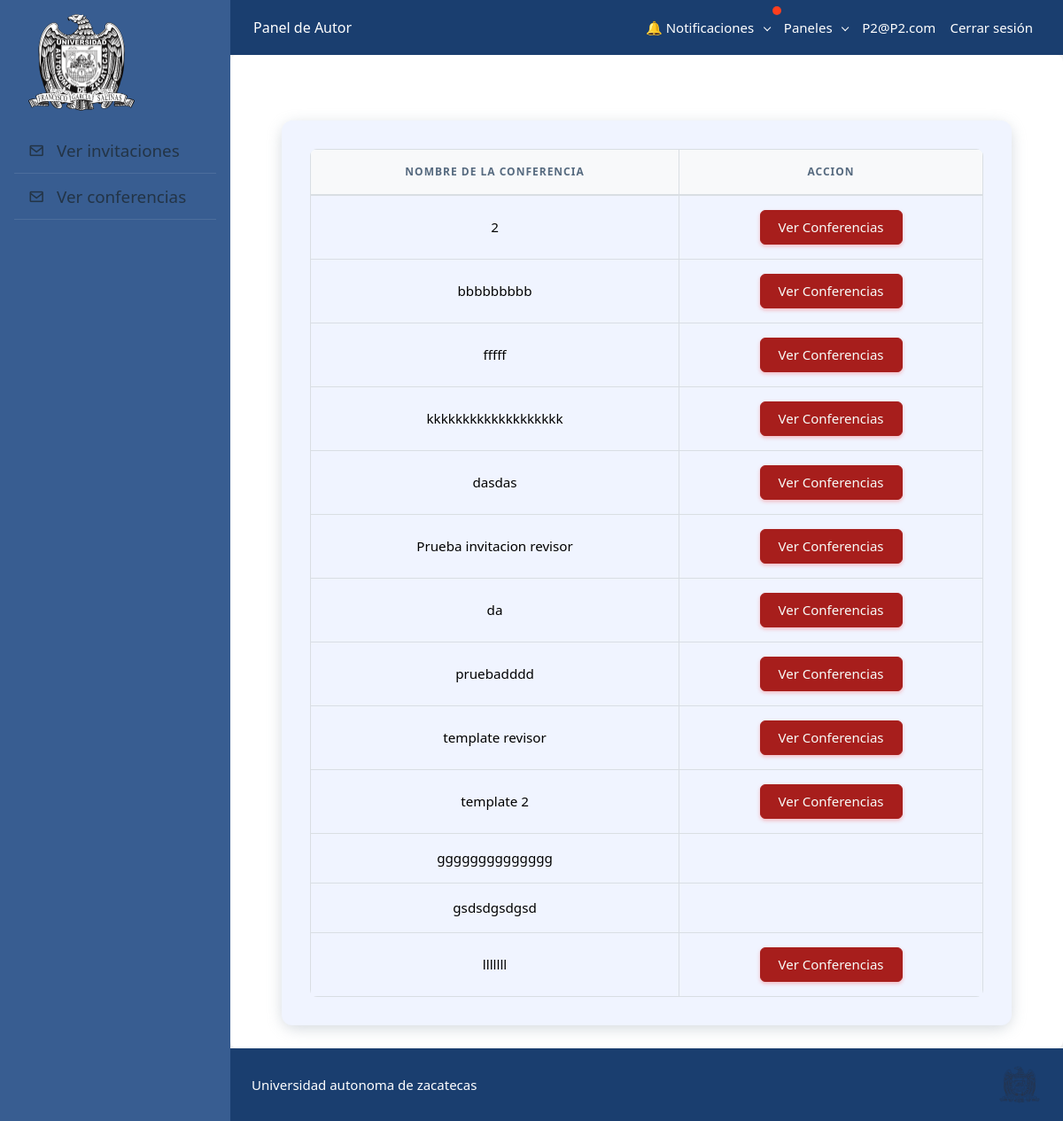
The page /usuarios/invitaciones/ (signed in) on the database its author committed.
### usuarios/models.py (models this page shows, shortened)
class CustomUser(AbstractUser):
    area_conocimiento = models.CharField(max_length=50, choices=AREAS_CONOCIMIENTO)
    nombre = models.CharField(max_length=100)
    apellidos = models.CharField(max_length=100)
    email = models.EmailField(unique=True)
    username = models.EmailField(unique=True)  # Usamos el correo como username

### conferencia/models.py (models this page shows, shortened)
class InvitacionRevisor(models.Model):
    ESTADOS = [
        ('pendiente', 'Pendiente'),
        ('aceptado', 'Aceptado'),
        ('rechazado', 'Rechazado'),
    ]
    conferencia = models.ForeignKey(
        Conferencia,
        on_delete=models.CASCADE,
        related_name='invitaciones_revisor'  # <--- ESTA LÍNEA ES NUEVA
    )
    autor = models.ForeignKey(settings.AUTH_USER_MODEL, on_delete=models.CASCADE)
    estado = models.CharField(max_length=10, choices=ESTADOS, default='pendiente')
    fecha_envio = models.DateTimeField(auto_now_add=True)

class Conferencia(models.Model):
    nombre = models.CharField(max_length=255)
    meses = models.IntegerField(default=0)
    dias = models.IntegerField(default=0)
    horas = models.IntegerField(default=0)
    minutos = models.IntegerField(default=0)
    organizador = models.ForeignKey(
        settings.AUTH_USER_MODEL,
        on_delete=models.SET_NULL,
        null=True,
        blank=True,
        related_name='conferencias_organizadas'
    )
    categoria = models.CharField(max_length=50, choices=AREAS_CONOCIMIENTO)
    estado_revision = models.CharField(max_length=20, choices=[("aceptado", "Aceptado"), ("rechazado", "Rechazado")], blank=True, null=True)
    trabajo_reportado = models.BooleanField(default=False)
    autor = models.ForeignKey(
        settings.AUTH_USER_MODEL,
        on_delete=models.SET_NULL,
        null=True,
        blank=True,
        related_name='conferencias_autorias'
    )
    archivo_zip = models.FileField(upload_to='conferencias_zips/', null=True, blank=True, validators=[FileExtensionValidator(['zip'])])
    def __str__(self):
        return self.nombre

### usuarios/views.py (the view)
# urls.py: path('invitaciones/', invitaciones_autor_view, name='invitaciones_autor'),
@login_required
def invitaciones_autor_view(request):
    usuario = request.user
    invitaciones = InvitacionRevisor.objects.filter(autor=usuario)
    return render(request, 'usuarios/invitaciones.html', {'invitaciones': invitaciones})

### notificaciones/context_processors.py (called while the page is built)
def notificaciones_usuario(request):
    from .models import Notificacion
    if request.user.is_authenticated:
        no_leidas = Notificacion.objects.filter(usuario=request.user, leida=False).count()
        notificaciones = Notificacion.objects.filter(usuario=request.user).order_by('-fecha')[:5]  # últimas 5
    else:
        no_leidas = 0
        notificaciones = []
    return {
        'notificaciones_no_leidas': no_leidas,
        'notificaciones_usuario': notificaciones
    }

### usuarios/templates/usuarios/invitaciones.html (shortened to what this page needs)
{% extends 'usuarios/vistaAutor.html' %}
{% load static %}
{% block content %}
<div class="container mt-5">
    <div class="custom-card card shadow rounded-4 border-0">
        <div class="card-body custom-card-body">
            {% if invitaciones %}
            <div class="table-responsive">
                <table class="table table-bordered table-hover custom-table mb-0">
                    <thead class="custom-table-head">
                        <tr>
                            <th>Nombre de la Conferencia</th>
                            <th class="text-center">Accion</th>
                        </tr>
                    </thead>
                    <tbody>
                        {% for invitacion in invitaciones %}
                        <tr>
                            <td class="align-middle">{{ invitacion.conferencia}}</td>
                            <td class="align-middle text-center">
                                <div class="d-flex justify-content-center flex-wrap gap-2">
                                    {% if invitacion.estado == "pendiente" %}
                                    <form method="post" action="{% url 'responder_invitacion' invitacion.id %}">
                                        {% csrf_token %}
                                        <button type="submit" name="respuesta" value="aceptar" class="btn btn-success btn-modern">Aceptar</button>
                                        <button type="submit" name="respuesta" value="rechazar" class="btn btn-danger btn-modern">Rechazar</button>
                                    </form>
                                    {% elif invitacion.estado == "aceptado" %}
                                        <a href="{% url 'conferencias_revisor' %}" class="btn btn-primary">Ver Conferencias</a>
                                    {% elif invitacion.estado == "rechazado" %}
                                    <span class="badge bg-secondary py-2 px-3 rounded-pill">Rechazada</span>
                                    {% endif %}
                                </div>
                            </td>
                        </tr>
                        {% endfor %}
                    </tbody>
                </table>
            </div>
            {% else %}
            <div class="alert alert-info text-center mt-4" role="alert">
                No tienes invitaciones a conferencias por el momento.
            </div>
            {% endif %}
        </div>
    </div>
</div>
{% endblock %}

### home/templates/base.html (shortened to what this page needs)
{% load static %}
<!DOCTYPE html>
<html lang="es">
<head>
  <link rel="stylesheet" href="{% static 'assets/bootstrap/css/bootstrap.min.css' %}" />
  <link rel="stylesheet" href="{% static 'assets/vendor/css/core.css' %}" />
  <link rel="stylesheet" href="{% static 'assets/vendor/css/theme-default.css' %}" />
  <link rel="stylesheet" href="{% static 'assets/vendor/fonts/boxicons.css' %}" />
  <link rel="stylesheet" href="{% static 'assets/css/demo.css' %}" />
  <link rel="stylesheet" href="{% static 'assets/css/custom.css' %}" />
  <link rel="stylesheet" href="{% static 'assets/vendor/libs/perfect-scrollbar/perfect-scrollbar.css' %}" />
</head>
<body>
  <div class="layout-wrapper layout-content-navbar ">
    <div class="layout-container">
      <aside id="layout-menu" class="layout-menu menu-vertical bg-secondary">
        <div class="app-brand py-3">
          <a href="#" class="app-brand-link">
            <img src="{% static 'assets/img/footer/logouaznegro.png' %}" width="120" />
          </a>
        </div>
          <ul class="menu-inner py-1">
            {% block sidebar_extra %}{% endblock %}
          </ul>
      </aside>
      <div class="layout-page">
        <nav class="layout-navbar navbar navbar-expand-xl bg-navbar-theme">
          <div class="container-fluid">
            <span class="navbar-brand mb-0 h1">{% block headerpagina %}Panel principal{% endblock %}</span>
            <ul class="navbar-nav ms-auto align-items-center">
            <li class="nav-item dropdown position-relative">
              <a class="nav-link dropdown-toggle text-dark" href="#" id="notificacionesDropdown" role="button"
                data-bs-toggle="dropdown" aria-expanded="false" onclick="marcarNotificacionesLeidas()">
                🔔 Notificaciones
                {% if notificaciones_no_leidas %}
                <span id="badgeNotificaciones" class="position-absolute top-0 start-100 translate-middle p-1 bg-danger border border-light rounded-circle">
                </span>
                {% endif %}
              </a>
            </li>
              <li class="nav-item dropdown">
                <a class="nav-link dropdown-toggle text-dark" href="#" id="panelDropdown" role="button" data-bs-toggle="dropdown" aria-expanded="false">
                  Paneles
                </a>
              </li>
              <li class="nav-item">
                <span class="nav-link text-dark">{{ request.user.username }}</span>
              </li>
              <li class="nav-item">
                <a class="nav-link text-dark" href="{% url 'logout' %}">Cerrar sesión</a>
              </li>
            </ul>
          </div>
        </nav>
        <div class="container-xxl flex-grow-1 container-p-y">
          {% block content %}{% endblock %}
        </div>
        {% block footer %}
        <footer class="content-footer footer bg-footer-theme text-center py-3">
          <div class="d-flex justify-content-between align-items-center px-4">
            <span>Universidad autonoma de zacatecas</span>
            <img src="{% static 'assets/img/footer/logouaz.png' %}" style="width: 50px;">
          </div>
        </footer>
        {% endblock %}
      </div>
    </div>
  </div>
</body>
</html>

### static/assets/css/custom.css (style rules this page uses)
body { font-family: 'Segoe UI', sans-serif; background-color: #F5F5F5; }
.layout-navbar { color: white; background-color: #1A3E6F !important; }
.layout-navbar .navbar-brand, .layout-navbar .nav-link, .layout-navbar span { color: white !important; }
.layout-menu { background-color: #385d91 !important; }
.container-xxl { background-color: #ffffff; padding: 2rem; border-radius: 8px; box-shadow: 0 2px 4px rgba(0, 0, 0, 0.05); }
.footer { background-color: #1A3E6F !important; color: white; }
:root { --color-primario: #1b1f3b; --color-secundario: #6c757d; --color-exito: #198754; --color-info: #0dcaf0; --color-borde: #e0e0e0; }
.table thead th { background-color: #f8f9fa; font-weight: 600; text-transform: uppercase; }
.card { border-radius: 0.75rem; border: 1px solid var(--color-borde); }
.card-body { padding: 2rem; }
.custom-card { background: #f8fafc; border-radius: 1rem; box-shadow: 0 4px 20px rgba(0, 0, 0, 0.05); }
.custom-card-body { padding: 2rem; background: #f0f4ff; border-radius: 0.75rem; }
.custom-table { border-radius: 0.5rem; overflow: hidden; font-size: 0.95rem; }
.custom-table thead.custom-table-head { background-color: #dbeafe; color: #1e3a8a; }
.custom-table th, .custom-table td { vertical-align: middle; padding: 1rem; }

### rows shown on the page
CustomUser: user.username "P2@P2.com"
InvitacionRevisor: conferencia "2", estado "Ver Conferencias"
InvitacionRevisor: conferencia "bbbbbbbbb", estado "Ver Conferencias"
InvitacionRevisor: conferencia "fffff", estado "Ver Conferencias"
InvitacionRevisor: conferencia "kkkkkkkkkkkkkkkkkkk", estado "Ver Conferencias"
InvitacionRevisor: conferencia "dasdas", estado "Ver Conferencias"
InvitacionRevisor: conferencia "Prueba invitacion revisor", estado "Ver Conferencias"
InvitacionRevisor: conferencia "da", estado "Ver Conferencias"
InvitacionRevisor: conferencia "pruebadddd", estado "Ver Conferencias"
InvitacionRevisor: conferencia "template revisor", estado "Ver Conferencias"
InvitacionRevisor: conferencia "template 2", estado "Ver Conferencias"
InvitacionRevisor: conferencia "gggggggggggggg"
InvitacionRevisor: conferencia "gsdsdgsdgsd"
InvitacionRevisor: conferencia "lllllll", estado "Ver Conferencias"
